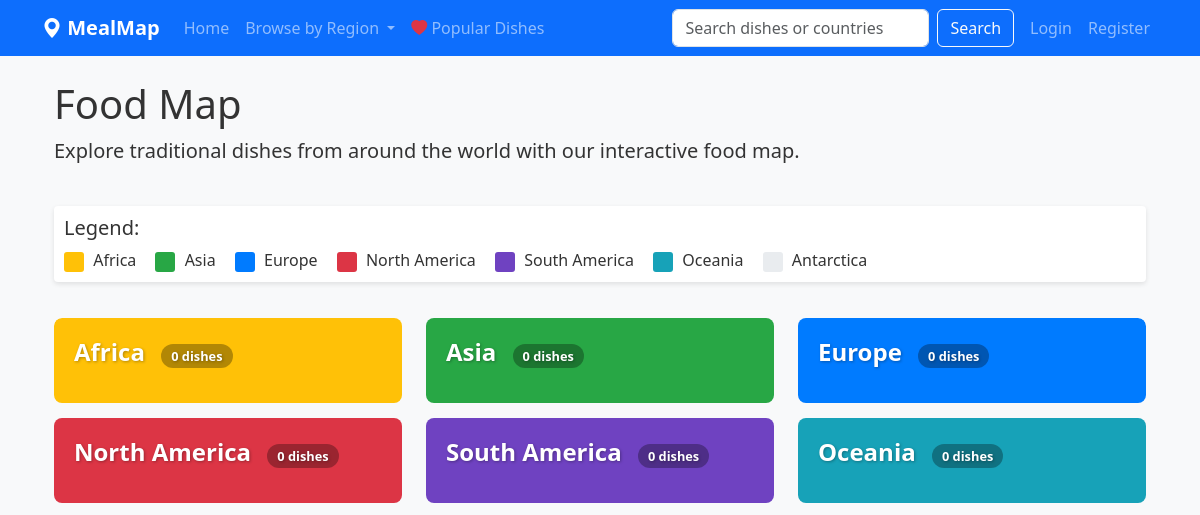
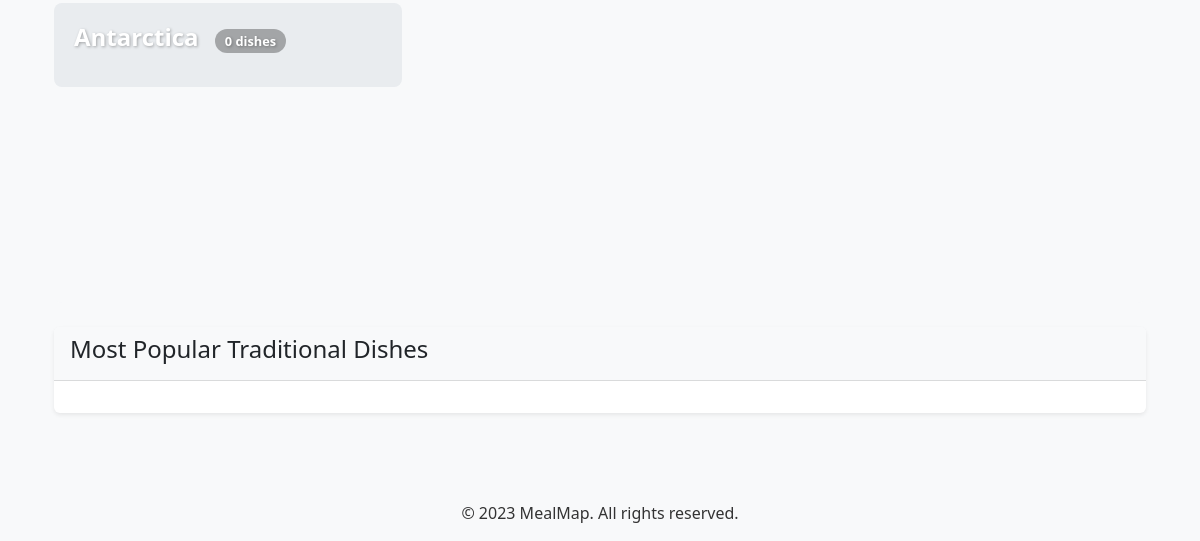
Page /food-map on the earlier database version (2 pictures, top to bottom).
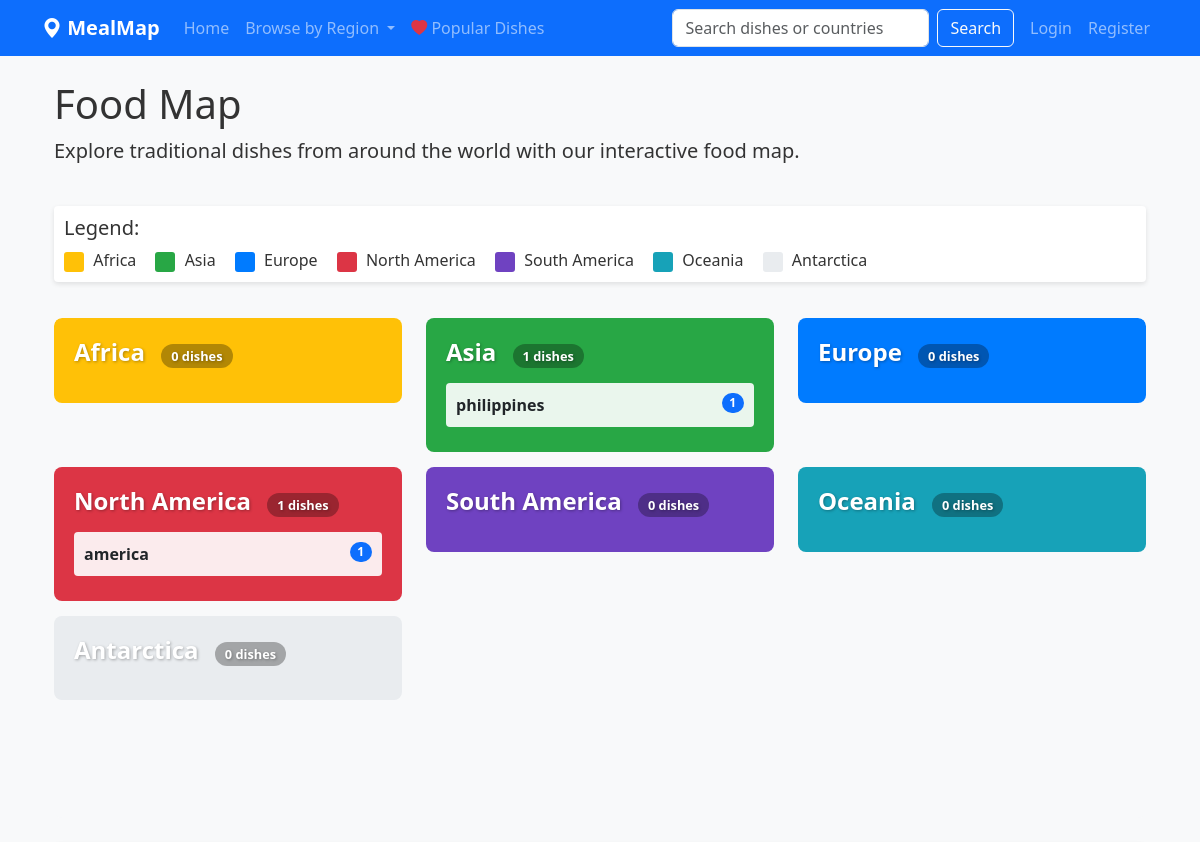
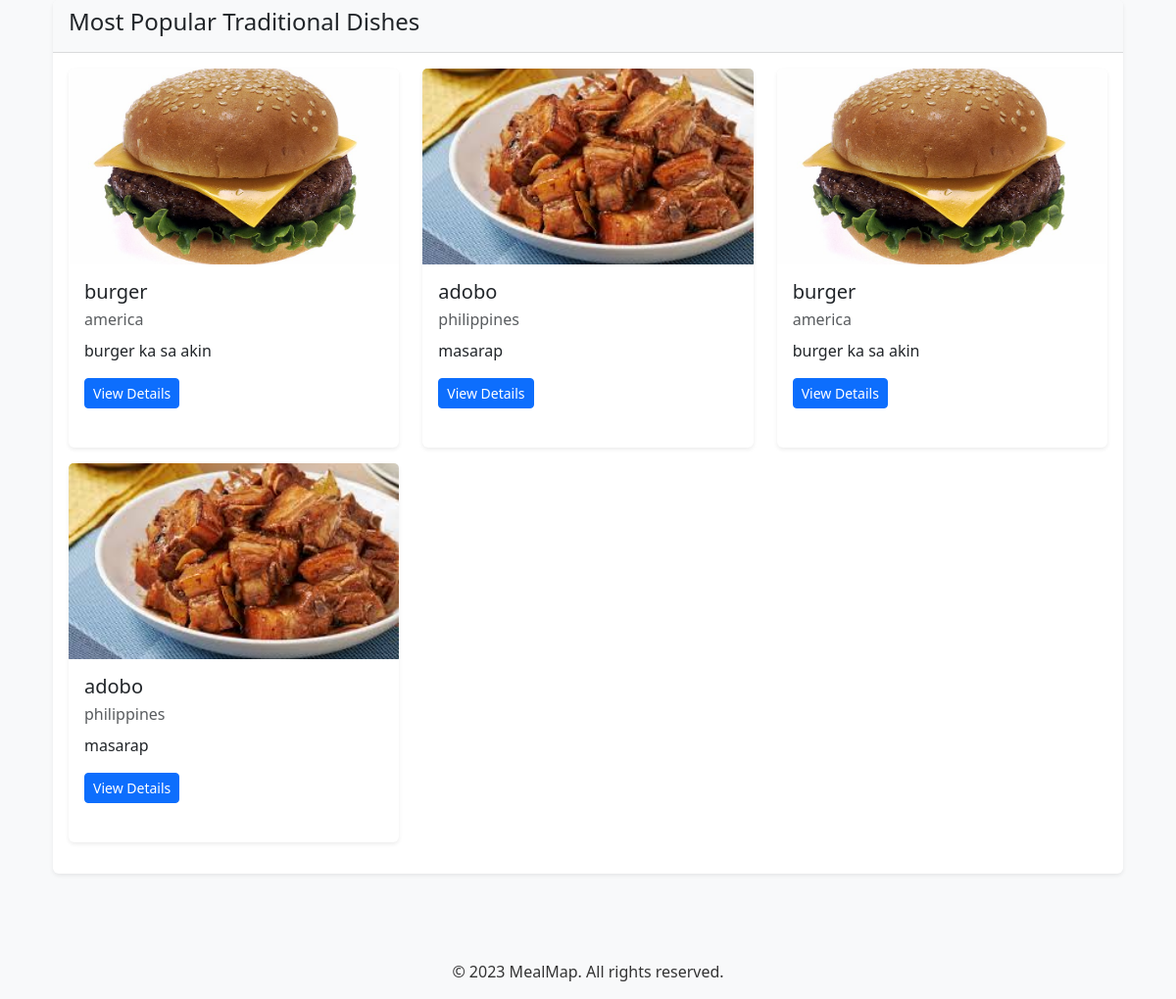
Same page on the later database version (2 pictures, top to bottom).
### models.py (models this page shows, shortened)
class Continent(db.Model):
    id = db.Column(db.Integer, primary_key=True)
    name = db.Column(db.String(50), unique=True, nullable=False)
    countries = db.relationship('Country', backref='continent', lazy=True)

class Country(db.Model):
    id = db.Column(db.Integer, primary_key=True)
    name = db.Column(db.String(100), unique=True, nullable=False)
    continent_id = db.Column(db.Integer, db.ForeignKey('continent.id'), nullable=False)
    dishes = db.relationship('Dish', backref='country', lazy=True)

class Dish(db.Model):
    id = db.Column(db.Integer, primary_key=True)
    name = db.Column(db.String(100), nullable=False)
    description = db.Column(db.Text, nullable=False)
    country_id = db.Column(db.Integer, db.ForeignKey('country.id'), nullable=False)
    image_path = db.Column(db.String(255))
    created_at = db.Column(db.DateTime, default=db.func.current_timestamp())
    updated_at = db.Column(db.DateTime, default=db.func.current_timestamp(), onupdate=db.func.current_timestamp())
    ratings = db.relationship('Rating', backref='dish', lazy=True)
    favorites = db.relationship('Favorite', backref='dish', lazy=True)

### routes.py (the view)
@app.route('/food-map')
def food_map():
    continents = Continent.query.all()
    countries = Country.query.all()
    dishes_by_continent = {}
    for continent in continents:
        dish_count = 0
        for country in continent.countries:
            dish_count += len(country.dishes)
        dishes_by_continent[continent.name] = dish_count
    popular_dishes = db.session.query(Dish)\
        .join(Rating)\
        .group_by(Dish.id)\
        .order_by(db.func.avg(Rating.rating).desc())\
        .limit(6)\
        .all()
    if len(popular_dishes) < 6:
        recent_dishes = Dish.query.order_by(Dish.created_at.desc()).limit(6 - len(popular_dishes)).all()
        popular_dishes.extend(recent_dishes)
    return render_template('food_map.html',
                          continents=continents,
                          countries=countries,
                          dishes_by_continent=dishes_by_continent,
                          popular_dishes=popular_dishes)

### templates/food_map.html (shortened to what this page needs)
{% extends 'base.html' %}
{% block content %}
<div class="container">
    <div class="row mb-4">
        <div class="col-12">
            <h1>Food Map</h1>
            <p class="lead">Explore traditional dishes from around the world with our interactive food map.</p>
        </div>
    </div>
    <div class="row mb-3">
        <div class="col-12">
            <div class="map-legend">
                <h5>Legend:</h5>
                <div>
                    {% for continent in continents %}
                    <div class="legend-item" onclick="window.location.href='{{ url_for('browse_continent', continent_name=continent.name) }}'">
                        <span class="legend-color {{ continent.name.lower().replace(' ', '-') }}"></span>
                        {{ continent.name }}
                    </div>
                    {% endfor %}
                </div>
            </div>
        </div>
    </div>
    <div class="row">
        <div class="col-12">
            <div class="map-container">
                <div class="row">
                    {% for continent in continents %}
                        <div class="col-md-6 col-lg-4">
                            <div class="continent-area {{ continent.name.lower().replace(' ', '-') }}"
                                 data-continent-url="{{ url_for('browse_continent', continent_name=continent.name) }}">
                                <h3 class="continent-title">
                                    <a href="{{ url_for('browse_continent', continent_name=continent.name) }}" class="text-white text-decoration-none">
                                        {{ continent.name }}
                                        <span class="dish-count-badge">
                                            {{ dishes_by_continent.get(continent.name, 0) }} dishes
                                        </span>
                                    </a>
                                </h3>
                                <div class="countries-list mt-3">
                                    {% for country in countries %}
                                        {% if country.continent_id == continent.id %}
                                            <div class="food-item" onclick="window.location.href='{{ url_for('browse_country', country_name=country.name) }}'">
                                                <a href="{{ url_for('browse_country', country_name=country.name) }}" class="text-dark text-decoration-none d-block">
                                                    <strong>{{ country.name }}</strong>
                                                    {% if country.dishes %}
                                                        <span class="badge bg-primary rounded-pill float-end">{{ country.dishes|length }}</span>
                                                    {% endif %}
                                                </a>
                                            </div>
                                        {% endif %}
                                    {% endfor %}
                                </div>
                            </div>
                        </div>
                    {% endfor %}
                </div>
            </div>
        </div>
    </div>
    <div class="row mt-4">
        <div class="col-12">
            <div class="card">
                <div class="card-header">
                    <h4>Most Popular Traditional Dishes</h4>
                </div>
                <div class="card-body">
                    <div class="row">
                        {% for dish in popular_dishes %}
                            <div class="col-md-6 col-lg-4 mb-3">
                                <div class="card h-100">
                                    {% if dish.image_path %}
                                        <img src="{{ url_for('static', filename=dish.image_path) }}" class="card-img-top dish-thumbnail" alt="{{ dish.name }}">
                                    {% else %}
                                        <div class="card-img-top dish-thumbnail-placeholder">No Image</div>
                                    {% endif %}
                                    <div class="card-body">
                                        <h5 class="card-title">{{ dish.name }}</h5>
                                        <p class="card-subtitle text-muted mb-2">{{ dish.country.name }}</p>
                                        <p class="card-text">{{ dish.description|truncate(80) }}</p>
                                        <a href="{{ url_for('dish_detail', dish_id=dish.id) }}" class="btn btn-sm btn-primary">View Details</a>
                                    </div>
                                </div>
                            </div>
                        {% endfor %}
                    </div>
                </div>
            </div>
        </div>
    </div>
</div>
{% endblock %}

### templates/base.html (shortened to what this page needs)
<!DOCTYPE html>
<html lang="en">
<head>
    <link href="https://cdn.jsdelivr.net/npm/bootstrap@5.3.6/dist/css/bootstrap.min.css" rel="stylesheet">
    <link rel="stylesheet" href="https://cdn.jsdelivr.net/npm/bootstrap-icons@1.11.2/font/bootstrap-icons.min.css">
    <link rel="stylesheet" href="{{ url_for('static', filename='css/style.css') }}">
</head>
<body>
    <nav class="navbar navbar-expand-lg navbar-dark sticky-top {% if current_user.is_authenticated and current_user.is_admin %}bg-dark{% else %}bg-primary{% endif %}">
        <div class="container">
            <a class="navbar-brand" href="{{ url_for('index') }}">
                <i class="bi bi-geo-alt-fill"></i> {% if current_user.is_authenticated and current_user.is_admin %}MealMap Admin{% else %}MealMap{% endif %}
            </a>
            <div class="collapse navbar-collapse" id="navbarNav">
                <ul class="navbar-nav me-auto">
                    {% if current_user.is_authenticated and current_user.is_admin %}
                    <li class="nav-item">
                        <a class="nav-link" href="{{ url_for('admin_dashboard') }}">
                            <i class="bi bi-speedometer2"></i> Dashboard
                        </a>
                    </li>
                    <li class="nav-item dropdown">
                        <a class="nav-link dropdown-toggle" href="#" id="contentDropdown" role="button" data-bs-toggle="dropdown" aria-expanded="false">
                            <i class="bi bi-collection"></i> Content Management
                        </a>
                        <ul class="dropdown-menu" aria-labelledby="contentDropdown">
                            <li><a class="dropdown-item" href="{{ url_for('admin_dishes') }}">Dishes</a></li>
                            <li><a class="dropdown-item" href="{{ url_for('admin_countries') }}">Countries</a></li>
                            <li><hr class="dropdown-divider"></li>
                            <li><a class="dropdown-item" href="{{ url_for('add_dish') }}">Add New Dish</a></li>
                            <li><a class="dropdown-item" href="{{ url_for('add_country') }}">Add New Country</a></li>
                        </ul>
                    </li>
                    <li class="nav-item">
                        <a class="nav-link" href="{{ url_for('index') }}" target="_blank">
                            <i class="bi bi-box-arrow-up-right"></i> View Site
                        </a>
                    </li>
                    {% else %}
                    <li class="nav-item">
                        <a class="nav-link" href="{{ url_for('index') }}">Home</a>
                    </li>
                    <li class="nav-item dropdown">
                        <a class="nav-link dropdown-toggle" href="#" id="navbarDropdown" role="button" data-bs-toggle="dropdown" aria-expanded="false">
                            Browse by Region
                        </a>
                    </li>
                    <li class="nav-item">
                        <a class="nav-link" href="{{ url_for('popular_dishes') }}">
                            <i class="bi bi-heart-fill text-danger"></i> Popular Dishes
                        </a>
                    </li>
                    {% endif %}
                </ul>
                {% if not current_user.is_authenticated or not current_user.is_admin %}
                <form class="d-flex me-2" action="{{ url_for('search') }}" method="get">
                    <input class="form-control me-2" type="search" name="query" placeholder="Search dishes or countries" aria-label="Search">
                    <button class="btn btn-outline-light" type="submit">Search</button>
                </form>
                {% endif %}
                <ul class="navbar-nav">
                    {% if current_user.is_authenticated %}
                        {% if current_user.is_admin %}
                        <li class="nav-item dropdown">
                            <a class="nav-link dropdown-toggle" href="#" id="adminUserDropdown" role="button" data-bs-toggle="dropdown" aria-expanded="false">
                                <i class="bi bi-person-circle"></i> {{ current_user.username }}
                            </a>
                            <ul class="dropdown-menu dropdown-menu-end" aria-labelledby="adminUserDropdown">
                                <li><h6 class="dropdown-header">Signed in as Admin</h6></li>
                                <li><a class="dropdown-item" href="{{ url_for('profile') }}">My Profile</a></li>
                                <li><a class="dropdown-item" href="{{ url_for('admin_dashboard') }}">Admin Dashboard</a></li>
                                <li><hr class="dropdown-divider"></li>
                                <li><a class="dropdown-item" href="{{ url_for('logout') }}">Logout</a></li>
                            </ul>
                        </li>
                        {% else %}
                        <li class="nav-item">
                            <a class="nav-link" href="{{ url_for('profile') }}">Profile</a>
                        </li>
                        <li class="nav-item">
                            <a class="nav-link" href="{{ url_for('logout') }}">Logout</a>
                        </li>
                        {% endif %}
                    {% else %}
                        <li class="nav-item">
                            <a class="nav-link" href="{{ url_for('login') }}">Login</a>
                        </li>
                        <li class="nav-item">
                            <a class="nav-link" href="{{ url_for('register') }}">Register</a>
                        </li>
                    {% endif %}
                </ul>
            </div>
        </div>
    </nav>
    <div class="container mt-4">
        {% block content %}{% endblock %}
    </div>
    <footer class="py-3 mt-5 bg-light">
        <div class="container text-center">
            <p class="mb-0">&copy; 2023 MealMap. All rights reserved.</p>
        </div>
    </footer>
</body>
</html>

### static/css/style.css (style rules this page uses)
body { font-family: 'Segoe UI', Tahoma, Geneva, Verdana, sans-serif; color: #333; background-color: #f8f9fa; }
.navbar-brand { font-weight: bold; }
.card { box-shadow: 0 0.125rem 0.25rem rgba(0, 0, 0, 0.075); border: none; margin-bottom: 1.5rem; }
.card-header { background-color: #f8f9fa; border-bottom: 1px solid rgba(0, 0, 0, 0.125); }
.dish-thumbnail { height: 200px; object-fit: cover; }

### templates/food_map.html (style rules this page uses)
.map-container { position: relative; width: 100%; min-height: 500px; background-color: #f8f9fa; border-radius: 8px; overflow: hidden; }
.continent-area { position: relative; cursor: pointer; transition: all 0.3s ease; padding: 20px; margin-bottom: 15px; border-radius: 8px; }
.africa { background-color: #ffc107; }
.asia { background-color: #28a745; }
.europe { background-color: #007bff; }
.north-america { background-color: #dc3545; }
.south-america { background-color: #6f42c1; }
.oceania { background-color: #17a2b8; }
.antarctica { background-color: #e9ecef; }
.continent-title { color: white; text-shadow: 1px 1px 3px rgba(0,0,0,0.3); font-weight: bold; font-size: 1.5rem; }
.food-item { transition: all 0.3s ease; cursor: pointer; border-radius: 4px; padding: 10px; margin: 5px 0; background-color: rgba(255,255,255,0.9); }
.map-legend { background-color: white; border-radius: 4px; padding: 10px; margin-bottom: 20px; box-shadow: 0 2px 5px rgba(0,0,0,0.1); }
.legend-item { display: inline-block; margin-right: 15px; cursor: pointer; }
.legend-color { display: inline-block; width: 20px; height: 20px; margin-right: 5px; border-radius: 3px; vertical-align: middle; }
.dish-count-badge { background-color: rgba(0,0,0,0.3); color: white; border-radius: 20px; padding: 3px 10px; font-size: 0.8rem; margin-left: 10px; }

Differences in the rows shown:
computed for Continent "Asia": get "0" → "1"
computed for Continent "North America": get "0" → "1"
added Country: name "philippines", dishes|length "1", shown under Continent "Asia"
added Country: name "america", dishes|length "1", shown under Continent "North America"
added Dish: image_path+name (picture), name "burger", country.name "america", description "burger ka sa akin"
added Dish: image_path+name (picture), name "adobo", country.name "philippines", description "masarap"
